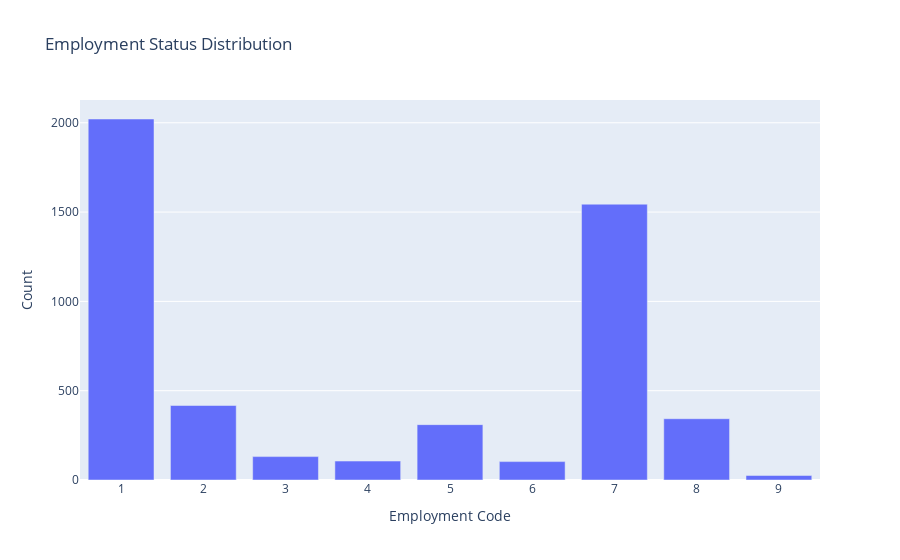

The notebook cell this image was saved under:
### Markdown cell above
> MSCODE, NUMADULT, HLTHCVR1, and DRVISITS have the most missing values. These were imputed using domain-aware strategies (state-wise mode, KNN, and conditional logic). Remaining gaps are flagged for post-EDA handling.

### Code cell
# Count frequencies of EMPLOY1 values
employ_counts = combined['EMPLOY1'].value_counts().reset_index()
employ_counts.columns = ['Employment Code', 'Count']

# Plot the bar chart
px.bar(employ_counts, x='Employment Code', y='Count',
       title='Employment Status Distribution')

### Figure 1 — Plotly figure (JSON) as saved in the notebook; plotly's stock layout.template omitted (floating-point values rounded to 4 significant figures)
{"data": [{"alignmentgroup": "True", "hovertemplate": "Employment Code=%{x}<br>Count=%{y}<extra></extra>", "legendgroup": "", "marker": {"color": "#636efa", "pattern": {"shape": ""}}, "name": "", "offsetgroup": "", "orientation": "v", "showlegend": false, "textposition": "auto", "type": "bar", "x": [1, 7, 2, 8, 5, 3, 4, 6, 9], "xaxis": "x", "y": [2021, 1544, 417, 343, 310, 131, 106, 103, 25], "yaxis": "y"}], "layout": {"autosize": true, "barmode": "relative", "legend": {"tracegroupgap": 0}, "title": {"text": "Employment Status Distribution"}, "xaxis": {"anchor": "y", "autorange": true, "domain": [0, 1], "range": [0.5, 9.5], "title": {"text": "Employment Code"}, "type": "linear"}, "yaxis": {"anchor": "x", "autorange": true, "domain": [0, 1], "range": [0, 2127.0], "title": {"text": "Count"}, "type": "linear"}}}
